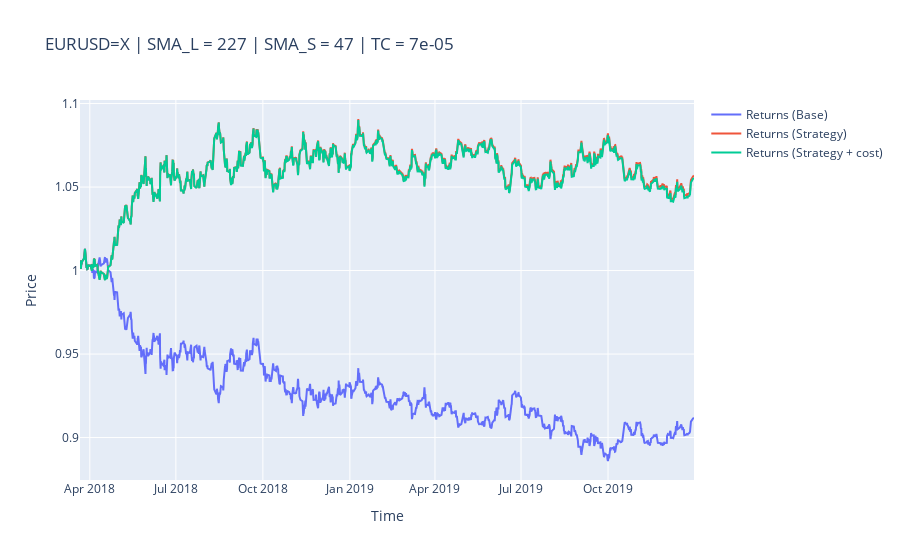

Notebook code cell kept with this figure:
### Code cell
tester.plot_results()

### Figure 1 — Plotly figure (JSON) as saved in the notebook; plotly's stock layout.template omitted (floating-point values rounded to 4 significant figures; data arrays with more than 128 entries replaced by an {"elided": "..."} marker saying what was removed)
{"data": [{"name": "Returns (Base)", "type": "scatter", "x": {"elided": "1843 str values"}, "y": {"elided": "1843 float values"}}, {"name": "Returns (Strategy)", "type": "scatter", "x": {"elided": "1843 str values"}, "y": {"elided": "1843 float values"}}, {"name": "Returns (Strategy + cost)", "type": "scatter", "x": {"elided": "1843 str values"}, "y": {"elided": "1843 float values"}}], "layout": {"title": {"text": "EURUSD=X | SMA_L = 227 | SMA_S = 47 | TC = 7e-05"}, "xaxis": {"title": {"text": "Time"}}, "yaxis": {"title": {"text": "Price"}}}}
